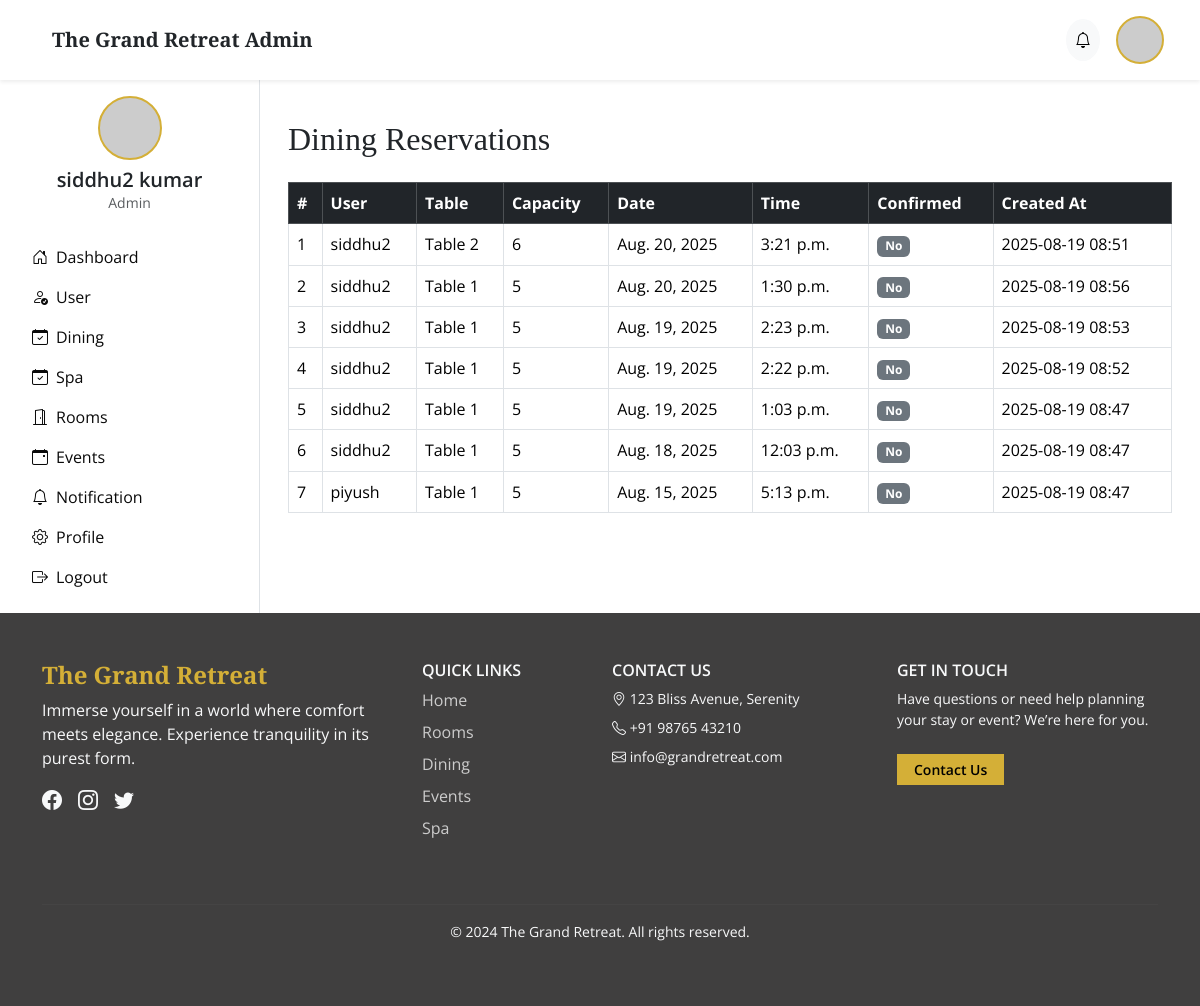
/dinish/admin-dinish/ (signed in), run on the app's committed database.
### accounts/models.py (models this page shows)
class User(AbstractUser):
    name = models.CharField(max_length=255, null=True, blank=True)
    contact = models.CharField(max_length=13)
    gender = models.CharField(max_length=3, choices=(('M',"male"),('f',"female"),('o',"other"),('N/A',"don't want to mention")))
    user = models.CharField(max_length=1, choices=(
        ("s","supplier"),
        ("c","customer")
    ))

### dinings/models.py (models this page shows, shortened)
class DiningReservation(models.Model):
    user = models.ForeignKey(User, on_delete=models.CASCADE)
    table = models.ForeignKey(Table, on_delete=models.CASCADE)
    reservation_date = models.DateField()
    reservation_time = models.TimeField()
    is_confirmed = models.BooleanField(default=False)
    created_at = models.DateTimeField(auto_now_add=True)
    class Meta:
        unique_together = ('table', 'reservation_date', 'reservation_time')
        ordering = ['-reservation_date', '-reservation_time']

class Table(models.Model):
    table_number = models.CharField(max_length=10, unique=True)
    capacity = models.PositiveIntegerField()
    is_available = models.BooleanField(default=True)

### dinings/views.py (the view)
# urls.py: path('admin-dinish/', views.admin_dinish, name='Admindinish'),
@login_required
def admin_dinish(request):
    reservations = DiningReservation.objects.select_related('user', 'table').order_by('-reservation_date', '-reservation_time')
    return render(request, 'admin_dinish.html', {'reservations': reservations})

### dinings/templates/admin_dinish.html (shortened to what this page needs)
{% extends 'base.html' %}
{% block main %}
<div class="container py-4">
  <h2 class="mb-4 text-gold">Dining Reservations</h2>
  {% if reservations %}
    <div class="table-responsive">
      <table class="table table-hover table-bordered align-middle">
        <thead class="table-dark">
          <tr>
            <th scope="col">#</th>
            <th scope="col">User</th>
            <th scope="col">Table</th>
            <th scope="col">Capacity</th>
            <th scope="col">Date</th>
            <th scope="col">Time</th>
            <th scope="col">Confirmed</th>
            <th scope="col">Created At</th>
          </tr>
        </thead>
        <tbody>
          {% for reservation in reservations %}
            <tr>
              <td>{{ forloop.counter }}</td>
              <td>{{ reservation.user.username }}</td>
              <td>Table {{ reservation.table.table_number }}</td>
              <td>{{ reservation.table.capacity }}</td>
              <td>{{ reservation.reservation_date }}</td>
              <td>{{ reservation.reservation_time }}</td>
              <td>
                {% if reservation.is_confirmed %}
                  <span class="badge bg-success">Yes</span>
                {% else %}
                  <span class="badge bg-secondary">No</span>
                {% endif %}
              </td>
              <td>{{ reservation.created_at|date:"Y-m-d H:i" }}</td>
            </tr>
          {% endfor %}
        </tbody>
      </table>
    </div>
  {% else %}
    <p class="text-muted">No dining reservations available.</p>
  {% endif %}
</div>
{% endblock %}

### main/templates/base.html (shortened to what this page needs)
<!DOCTYPE html>
<html lang="en">
<head>
    <link href="https://cdn.jsdelivr.net/npm/bootstrap@5.3.3/dist/css/bootstrap.min.css" rel="stylesheet" />
    <link href="https://cdn.jsdelivr.net/npm/bootstrap-icons@1.10.5/font/bootstrap-icons.css" rel="stylesheet" />
    <link href="https://unpkg.com/aos@2.3.4/dist/aos.css" rel="stylesheet" />
</head>
<body>
{% if user.is_authenticated and user.is_staff %}
    <header class="navbar navbar-expand-lg bg-white shadow-sm px-4 py-3">
        <div class="container-fluid d-flex justify-content-between align-items-center">
            <div class="d-flex align-items-center gap-3">
                <h2 class="h5 mb-0 fw-bold text-dark">The Grand Retreat Admin</h2>
            </div>
            <div class="d-flex align-items-center gap-3">
                <a href="{% url 'AdminNotification' %}" class="btn btn-light rounded-circle p-2" title="Notifications">
                    <i class="bi bi-bell"></i>
                </a>
                <div class="dropdown ">
                    <div class="sidebar-avatar dropdown-toggle" data-bs-toggle="dropdown"
                         style="background-image: url('{% if profile.profile_picture %}{{ profile.profile_picture.url }}{% else %}https://ui-avatars.com/api/?name={{ user.get_full_name|default:user.username }}&background=d4af37&color=fff{% endif %}');">
                    </div>
                </div>
            </div>
        </div>
    </header>
    <div class="d-flex flex-grow-1">
        <aside class="bg-white border-end p-3" style="width: 260px;" role="navigation">
            <div class="text-center mb-4">
    <div class="sidebar-avatar sidebar-avatar-lg mx-auto mb-2"
        style="background-image: url('{% if profile.profile_picture %}{{ profile.profile_picture.url }}{% else %}https://ui-avatars.com/api/?name={{ user.get_full_name|default:user.username }}&background=d4af37&color=fff{% endif %}');">
    </div>
    <h5 class="mb-0 fw-semibold">{{ user.get_full_name|default:user.username }}</h5>
    <p class="text-muted small mb-0">Admin</p>
</div>
            <nav class="nav flex-column">
                <a class="nav-link text-dark d-flex align-items-center gap-2" href="{% url 'AdminDashboard' %}"><i class="bi bi-house-door"></i> Dashboard</a>
                <a class="nav-link text-dark d-flex align-items-center gap-2" href="{% url 'AdminDashboard' %}"><i class="bi bi-person-check"></i> User</a>
                <a class="nav-link text-dark d-flex align-items-center gap-2" href="{% url 'Admindinish' %}"><i class="bi bi-calendar-check"></i> Dining</a>
                <a class="nav-link text-dark d-flex align-items-center gap-2" href="{% url 'Adminspa' %}"><i class="bi bi-calendar-check"></i> Spa</a>
                <a class="nav-link text-dark d-flex align-items-center gap-2" href="{% url 'adminRoom' %}"><i class="bi bi-door-open"></i> Rooms</a>
                <a class="nav-link text-dark d-flex align-items-center gap-2" href="{% url 'adminEvent' %}"><i class="bi bi-calendar-event"></i> Events</a>
                <a class="nav-link text-dark d-flex align-items-center gap-2" href="{% url 'AdminNotification' %}"><i class="bi bi-bell"></i> Notification</a>
                <a class="nav-link text-dark d-flex align-items-center gap-2" href="{% url 'admin_profile' %}"><i class="bi bi-gear"></i> Profile </a>
                <a class="nav-link text-dark d-flex align-items-center gap-2" href="{% url 'logout' %}"><i class="bi bi-box-arrow-right"></i> Logout</a>
            </nav>
        </aside>
        <main class="flex-grow-1 p-3">
            {% block main %}{% endblock %}
        </main>
    </div>
{% endif %}
    <footer class="py-5 text-light" style="background: #403f3f;">
      <div class="container">
        <div class="row gy-4">
          <div class="col-lg-4">
            <h4 class="fw-bold" style="color: #d4af37;">The Grand Retreat</h4>
            <p>Immerse yourself in a world where comfort meets elegance. Experience tranquility in its purest form.</p>
            <div class="d-flex mt-3">
              <a href="#" class="me-3 text-light fs-5"><i class="bi bi-facebook"></i></a>
              <a href="#" class="me-3 text-light fs-5"><i class="bi bi-instagram"></i></a>
              <a href="#" class="text-light fs-5"><i class="bi bi-twitter"></i></a>
            </div>
          </div>
          <div class="col-lg-2">
            <h6 class="text-uppercase text-gold fw-semibold">Quick Links</h6>
            <ul class="list-unstyled">
              <li><a href="#" class="footer-link">Home</a></li>
              <li><a href="#" class="footer-link">Rooms</a></li>
              <li><a href="#" class="footer-link">Dining</a></li>
              <li><a href="#" class="footer-link">Events</a></li>
              <li><a href="#" class="footer-link">Spa</a></li>
            </ul>
          </div>
          <div class="col-lg-3">
            <h6 class="text-uppercase text-gold fw-semibold">Contact Us</h6>
            <ul class="list-unstyled small">
              <li class="mb-2"><i class="bi bi-geo-alt text-gold"></i> 123 Bliss Avenue, Serenity</li>
              <li class="mb-2"><i class="bi bi-telephone text-gold"></i> +91 98765 43210</li>
              <li><i class="bi bi-envelope text-gold"></i> info@grandretreat.com</li>
            </ul>
          </div>
         <div class="col-lg-3">
  <h6 class="text-uppercase text-gold fw-semibold">Get in Touch</h6>
  <p class="small">Have questions or need help planning your stay or event? We’re here for you.</p>
  <a href="{% url 'contact' %}" class="btn btn-gold btn-sm rounded-0 px-3 mt-2">Contact Us</a>
</div>
        </div>
        <hr class="mt-5" style="border-top: 1px solid rgba(255,255,255,0.1);" />
        <p class="text-center mt-3 small ">&copy; 2024 The Grand Retreat. All rights reserved.</p>
      </div>
    </footer>
</body>
</html>

### main/templates/base.html (style rules this page uses)
body { font-family: 'Open Sans', sans-serif; background-color: #fff; scroll-behavior: smooth; }
h1, h2, h3, h4 { font-family: 'Playfair Display', serif; }
.navbar { background: #787878; }
.navbar-brand, .nav-link, .navbar-toggler-icon { color: #0a0a0a !important; }
.sidebar-avatar { background-size: cover; background-position: center; width: 48px; height: 48px; border-radius: 50%; border: 2px solid #d4af37; }
.sidebar-avatar-lg { width: 64px; height: 64px; }
.btn-gold { background-color: #d4af37; color: #000; font-weight: 600; border-radius: 50px; }
.footer-link { display: block; color: #ccc; margin-bottom: 0.5rem; transition: all 0.3s ease; text-decoration: none; }
.sidebar-avatar.dropdown-toggle::after { display: none !important; }

### data on the page
User: get_full_name "siddhu2 kumar"
DiningReservation: user.username "siddhu2", table.table_number "2", table.capacity "6", reservation_date "Aug. 20, 2025", reservation_time "3:21 p.m.", is_confirmed "No", created_at "2025-08-19 08:51"
DiningReservation: user.username "siddhu2", table.table_number "1", table.capacity "5", reservation_date "Aug. 20, 2025", reservation_time "1:30 p.m.", is_confirmed "No", created_at "2025-08-19 08:56"
DiningReservation: user.username "siddhu2", table.table_number "1", table.capacity "5", reservation_date "Aug. 19, 2025", reservation_time "2:23 p.m.", is_confirmed "No", created_at "2025-08-19 08:53"
DiningReservation: user.username "siddhu2", table.table_number "1", table.capacity "5", reservation_date "Aug. 19, 2025", reservation_time "2:22 p.m.", is_confirmed "No", created_at "2025-08-19 08:52"
DiningReservation: user.username "siddhu2", table.table_number "1", table.capacity "5", reservation_date "Aug. 19, 2025", reservation_time "1:03 p.m.", is_confirmed "No", created_at "2025-08-19 08:47"
DiningReservation: user.username "siddhu2", table.table_number "1", table.capacity "5", reservation_date "Aug. 18, 2025", reservation_time "12:03 p.m.", is_confirmed "No", created_at "2025-08-19 08:47"
DiningReservation: user.username "piyush", table.table_number "1", table.capacity "5", reservation_date "Aug. 15, 2025", reservation_time "5:13 p.m.", is_confirmed "No", created_at "2025-08-19 08:47"
